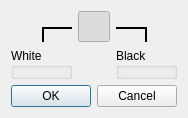
<?xml version="1.0" encoding="UTF-8"?>
<ui version="4.0">
 <class>PairTimeControlDialog</class>
 <widget class="QDialog" name="PairTimeControlDialog">
  <property name="geometry">
   <rect>
    <x>0</x>
    <y>0</y>
    <width>417</width>
    <height>343</height>
   </rect>
  </property>
  <property name="windowTitle">
   <string>Time Controls</string>
  </property>
  <layout class="QVBoxLayout" name="verticalLayout">
   <property name="sizeConstraint">
    <enum>QLayout::SetFixedSize</enum>
   </property>
   <item>
    <layout class="QGridLayout" name="gridLayout">
     <property name="sizeConstraint">
      <enum>QLayout::SetDefaultConstraint</enum>
     </property>
     <item row="0" column="1">
      <widget class="QToolButton" name="m_sameTc">
       <property name="toolTip">
        <string>Link/unlink white's and black's time controls</string>
       </property>
       <property name="iconSize">
        <size>
         <width>24</width>
         <height>24</height>
        </size>
       </property>
       <property name="checkable">
        <bool>true</bool>
       </property>
       <property name="checked">
        <bool>true</bool>
       </property>
      </widget>
     </item>
     <item row="0" column="0">
      <layout class="QHBoxLayout" name="horizontalLayout_4">
       <property name="spacing">
        <number>0</number>
       </property>
       <item>
        <spacer name="horizontalSpacer">
         <property name="orientation">
          <enum>Qt::Horizontal</enum>
         </property>
         <property name="sizeHint" stdset="0">
          <size>
           <width>0</width>
           <height>0</height>
          </size>
         </property>
        </spacer>
       </item>
       <item>
        <layout class="QVBoxLayout" name="verticalLayout_4">
         <property name="spacing">
          <number>0</number>
         </property>
         <item>
          <spacer name="verticalSpacer">
           <property name="orientation">
            <enum>Qt::Vertical</enum>
           </property>
           <property name="sizeHint" stdset="0">
            <size>
             <width>0</width>
             <height>0</height>
            </size>
           </property>
          </spacer>
         </item>
         <item>
          <widget class="QFrame" name="frame_2">
           <property name="sizePolicy">
            <sizepolicy hsizetype="MinimumExpanding" vsizetype="MinimumExpanding">
             <horstretch>0</horstretch>
             <verstretch>0</verstretch>
            </sizepolicy>
           </property>
           <property name="styleSheet">
            <string notr="true">QFrame {
    border-top: 2px solid;
    border-left: 2px solid;
    border-right: 0px;
    border-bottom: 0px;
}</string>
           </property>
           <property name="frameShape">
            <enum>QFrame::StyledPanel</enum>
           </property>
           <property name="frameShadow">
            <enum>QFrame::Plain</enum>
           </property>
           <property name="lineWidth">
            <number>2</number>
           </property>
          </widget>
         </item>
        </layout>
       </item>
      </layout>
     </item>
     <item row="1" column="2">
      <widget class="QGroupBox" name="m_timeControlGroupBoxBlack">
       <property name="accessibleDescription">
        <string>Time Control for 2nd Player</string>
       </property>
       <property name="title">
        <string>Black</string>
       </property>
       <property name="checkable">
        <bool>false</bool>
       </property>
       <property name="checked">
        <bool>false</bool>
       </property>
       <layout class="QVBoxLayout" name="verticalLayout_2">
        <property name="spacing">
         <number>0</number>
        </property>
        <property name="leftMargin">
         <number>0</number>
        </property>
        <property name="topMargin">
         <number>0</number>
        </property>
        <property name="rightMargin">
         <number>0</number>
        </property>
        <property name="bottomMargin">
         <number>0</number>
        </property>
        <item>
         <widget class="TimeControlWidget" name="m_timeControlWidgetBlack" native="true"/>
        </item>
       </layout>
      </widget>
     </item>
     <item row="1" column="0">
      <widget class="QGroupBox" name="m_timeControlGroupBoxWhite">
       <property name="toolTip">
        <string>Select common or separate time controls</string>
       </property>
       <property name="title">
        <string>White</string>
       </property>
       <property name="checked">
        <bool>false</bool>
       </property>
       <layout class="QVBoxLayout" name="verticalLayout_3">
        <property name="spacing">
         <number>0</number>
        </property>
        <property name="leftMargin">
         <number>0</number>
        </property>
        <property name="topMargin">
         <number>0</number>
        </property>
        <property name="rightMargin">
         <number>0</number>
        </property>
        <property name="bottomMargin">
         <number>0</number>
        </property>
        <item>
         <widget class="TimeControlWidget" name="m_timeControlWidgetWhite" native="true"/>
        </item>
       </layout>
      </widget>
     </item>
     <item row="0" column="2">
      <layout class="QHBoxLayout" name="horizontalLayout_3">
       <property name="spacing">
        <number>0</number>
       </property>
       <item>
        <layout class="QVBoxLayout" name="verticalLayout_5">
         <property name="spacing">
          <number>0</number>
         </property>
         <item>
          <spacer name="verticalSpacer_2">
           <property name="orientation">
            <enum>Qt::Vertical</enum>
           </property>
           <property name="sizeHint" stdset="0">
            <size>
             <width>0</width>
             <height>0</height>
            </size>
           </property>
          </spacer>
         </item>
         <item>
          <widget class="QFrame" name="frame">
           <property name="sizePolicy">
            <sizepolicy hsizetype="MinimumExpanding" vsizetype="MinimumExpanding">
             <horstretch>0</horstretch>
             <verstretch>0</verstretch>
            </sizepolicy>
           </property>
           <property name="styleSheet">
            <string notr="true">QFrame {
    border-top: 2px solid;
    border-left: 0px;
    border-right: 2px solid;
    border-bottom: 0px;
}</string>
           </property>
           <property name="frameShape">
            <enum>QFrame::StyledPanel</enum>
           </property>
           <property name="frameShadow">
            <enum>QFrame::Plain</enum>
           </property>
           <property name="lineWidth">
            <number>2</number>
           </property>
          </widget>
         </item>
        </layout>
       </item>
       <item>
        <spacer name="horizontalSpacer_2">
         <property name="orientation">
          <enum>Qt::Horizontal</enum>
         </property>
         <property name="sizeHint" stdset="0">
          <size>
           <width>0</width>
           <height>0</height>
          </size>
         </property>
        </spacer>
       </item>
      </layout>
     </item>
    </layout>
   </item>
   <item>
    <widget class="QDialogButtonBox" name="buttonBox">
     <property name="orientation">
      <enum>Qt::Horizontal</enum>
     </property>
     <property name="standardButtons">
      <set>QDialogButtonBox::Cancel|QDialogButtonBox::Ok</set>
     </property>
    </widget>
   </item>
  </layout>
 </widget>
 <customwidgets>
  <customwidget>
   <class>TimeControlWidget</class>
   <extends>QWidget</extends>
   <header>timecontrolwidget.h</header>
   <container>1</container>
  </customwidget>
 </customwidgets>
 <resources>
  <include location="../res/icons/icons.qrc"/>
 </resources>
 <connections>
  <connection>
   <sender>buttonBox</sender>
   <signal>accepted()</signal>
   <receiver>PairTimeControlDialog</receiver>
   <slot>accept()</slot>
   <hints>
    <hint type="sourcelabel">
     <x>248</x>
     <y>254</y>
    </hint>
    <hint type="destinationlabel">
     <x>157</x>
     <y>274</y>
    </hint>
   </hints>
  </connection>
  <connection>
   <sender>buttonBox</sender>
   <signal>rejected()</signal>
   <receiver>PairTimeControlDialog</receiver>
   <slot>reject()</slot>
   <hints>
    <hint type="sourcelabel">
     <x>316</x>
     <y>260</y>
    </hint>
    <hint type="destinationlabel">
     <x>286</x>
     <y>274</y>
    </hint>
   </hints>
  </connection>
 </connections>
</ui>
